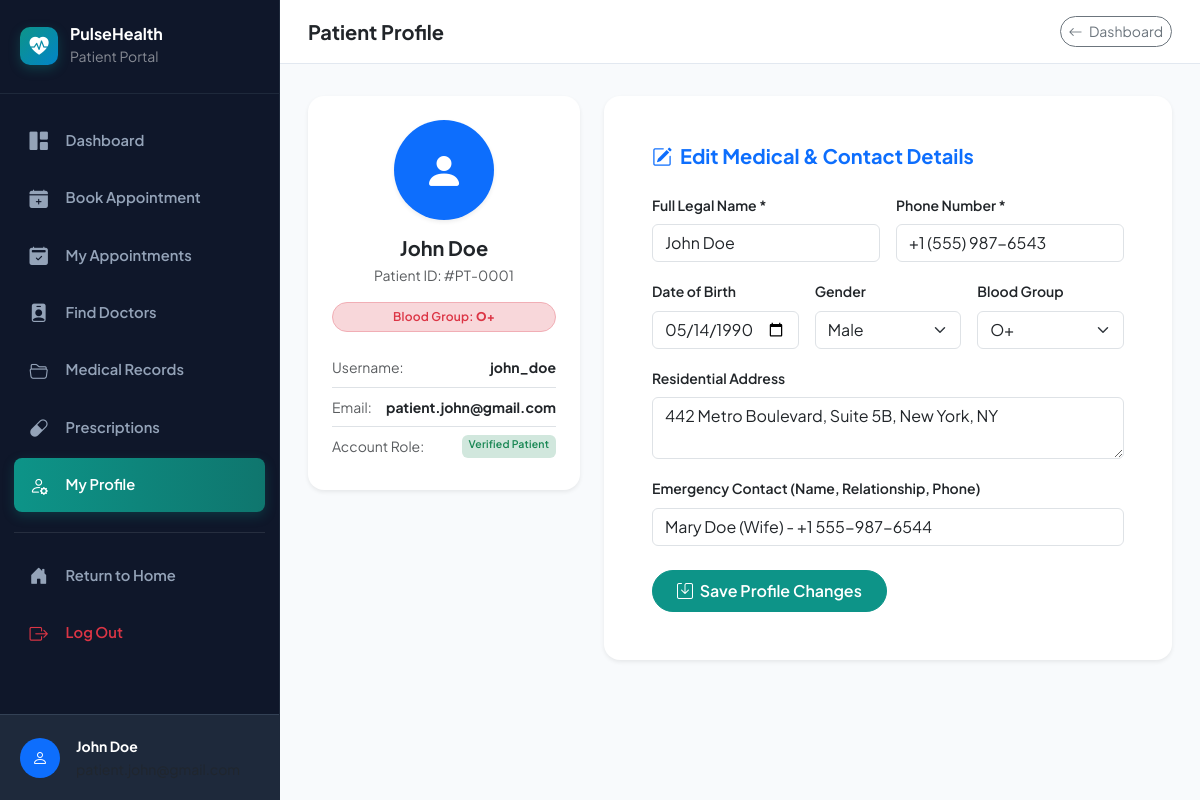
The page /patient/profile.php (signed in) on the database its author committed.
### tables this page shows
CREATE TABLE IF NOT EXISTS `patients` (
    `id` INT AUTO_INCREMENT PRIMARY KEY,
    `user_id` INT NOT NULL,
    `full_name` VARCHAR(100) NOT NULL,
    `dob` DATE NULL,
    `gender` ENUM('Male', 'Female', 'Other') DEFAULT 'Male',
    `phone` VARCHAR(20) NOT NULL,
    `blood_group` VARCHAR(5) DEFAULT 'O+',
    `address` TEXT NULL,
    `emergency_contact` VARCHAR(100) NULL,
    `created_at` TIMESTAMP DEFAULT CURRENT_TIMESTAMP,
    FOREIGN KEY (`user_id`) REFERENCES `users`(`id`) ON DELETE CASCADE
);

CREATE TABLE IF NOT EXISTS `users` (
    `id` INT AUTO_INCREMENT PRIMARY KEY,
    `username` VARCHAR(60) NOT NULL UNIQUE,
    `email` VARCHAR(100) NOT NULL UNIQUE,
    `password` VARCHAR(255) NOT NULL,
    `role` ENUM('admin', 'doctor', 'patient') NOT NULL,
    `status` ENUM('active', 'inactive') DEFAULT 'active',
    `created_at` TIMESTAMP DEFAULT CURRENT_TIMESTAMP
);

### patient/profile.php (the view, shortened to what this page needs)
<?php
require_once __DIR__ . '/../config/db.php';
$patientId = $_SESSION['patient_id'] ?? 0;
$patient = [];
try {
    $stmt = $pdo->prepare("SELECT p.*, u.email, u.username FROM patients p JOIN users u ON p.user_id = u.id WHERE p.id = ?");
    $stmt->execute([$patientId]);
    $patient = $stmt->fetch();
} catch (Exception $e) {
    $error = 'Could not load patient profile: ' . $e->getMessage();
}
include __DIR__ . '/../includes/header.php';
?>
<div class="portal-wrapper">
    <?php include __DIR__ . '/sidebar.php'; ?>
    <div class="portal-content">
        <header class="portal-topbar">
            <div class="d-flex align-items-center gap-3">
                <h5 class="mb-0 fw-bold text-dark">Patient Profile</h5>
            </div>
            <a href="dashboard.php" class="btn btn-sm btn-outline-secondary rounded-pill">
                <i class="bi bi-arrow-left me-1"></i> Dashboard
            </a>
        </header>
        <main class="portal-main">
            <div class="row g-4">
                <div class="col-lg-4">
                    <div class="card border-0 shadow-sm rounded-4 text-center p-4">
                        <div class="d-flex justify-content-center mb-3">
                            <div class="bg-primary text-white rounded-circle d-flex align-items-center justify-content-center fs-1 shadow-sm" style="width: 100px; height: 100px;">
                                <i class="bi bi-person-fill"></i>
                            </div>
                        </div>
                        <h5 class="fw-bold mb-1"><?= htmlspecialchars($patient['full_name'] ?? 'Patient') ?></h5>
                        <p class="text-muted small mb-3">Patient ID: #PT-<?= str_pad($patientId, 4, '0', STR_PAD_LEFT) ?></p>
                        <div class="badge bg-danger-subtle text-danger border border-danger-subtle px-3 py-2 rounded-pill mb-3">
                            Blood Group: <strong><?= htmlspecialchars($patient['blood_group'] ?? 'O+') ?></strong>
                        </div>
                        <ul class="list-group list-group-flush text-start small">
                            <li class="list-group-item d-flex justify-content-between px-0">
                                <span class="text-muted">Username:</span>
                                <strong><?= htmlspecialchars($patient['username'] ?? '') ?></strong>
                            </li>
                            <li class="list-group-item d-flex justify-content-between px-0">
                                <span class="text-muted">Email:</span>
                                <strong><?= htmlspecialchars($patient['email'] ?? '') ?></strong>
                            </li>
                            <li class="list-group-item d-flex justify-content-between px-0">
                                <span class="text-muted">Account Role:</span>
                                <span class="badge bg-success-subtle text-success">Verified Patient</span>
                            </li>
                        </ul>
                    </div>
                </div>
                <div class="col-lg-8">
                    <div class="card border-0 shadow-sm rounded-4 p-4 p-md-5">
                        <h5 class="fw-bold mb-4 text-primary"><i class="bi bi-pencil-square me-2"></i>Edit Medical & Contact Details</h5>
                        <form method="POST" action="profile.php">
                            <div class="row g-3">
                                <div class="col-md-6">
                                    <label class="form-label small fw-semibold">Full Legal Name *</label>
                                    <input type="text" name="full_name" class="form-control" required value="<?= htmlspecialchars($patient['full_name'] ?? '') ?>">
                                </div>
                                <div class="col-md-6">
                                    <label class="form-label small fw-semibold">Phone Number *</label>
                                    <input type="tel" name="phone" class="form-control" required value="<?= htmlspecialchars($patient['phone'] ?? '') ?>">
                                </div>
                                <div class="col-md-4">
                                    <label class="form-label small fw-semibold">Date of Birth</label>
                                    <input type="date" name="dob" class="form-control" value="<?= htmlspecialchars($patient['dob'] ?? '') ?>">
                                </div>
                                <div class="col-md-4">
                                    <label class="form-label small fw-semibold">Gender</label>
                                    <select name="gender" class="form-select">
                                        <option value="Male" <?= ($patient['gender'] ?? '') === 'Male' ? 'selected' : '' ?>>Male</option>
                                    </select>
                                </div>
                                <div class="col-md-4">
                                    <label class="form-label small fw-semibold">Blood Group</label>
                                    <select name="blood_group" class="form-select">
                                        <?php foreach (['A+', 'A-', 'B+', 'B-', 'AB+', 'AB-', 'O+', 'O-'] as $bg): ?>
                                            <option value="<?= $bg ?>" <?= ($patient['blood_group'] ?? '') === $bg ? 'selected' : '' ?>><?= $bg ?></option>
                                        <?php endforeach; ?>
                                    </select>
                                </div>
                                <div class="col-12">
                                    <label class="form-label small fw-semibold">Residential Address</label>
                                    <textarea name="address" class="form-control" rows="2"><?= htmlspecialchars($patient['address'] ?? '') ?></textarea>
                                </div>
                                <div class="col-12">
                                    <label class="form-label small fw-semibold">Emergency Contact (Name, Relationship, Phone)</label>
                                    <input type="text" name="emergency_contact" class="form-control" value="<?= htmlspecialchars($patient['emergency_contact'] ?? '') ?>">
                                </div>
                                <div class="col-12 mt-4">
                                    <button type="submit" class="btn btn-primary rounded-pill px-4 py-2 fw-semibold">
                                        <i class="bi bi-save me-1"></i> Save Profile Changes
                                    </button>
                                </div>
                            </div>
                        </form>
                    </div>
                </div>
            </div>
        </main>
    </div>
</div>
</body>
</html>

### assets/css/style.css (style rules this page uses)
:root { --primary: #0d9488; --primary-dark: #0f766e; --primary-light: #ccfbf1; --secondary: #0284c7; --secondary-dark: #0369a1; --accent: #f59e0b; --danger: #ef4444; --success: #10b981; --bg-main: #f8fafc; --card-bg: #ffffff; --text-dark: #0f172a; --text-muted: #64748b; --border-color: #e2e8f0; --radius-sm: 8px; --radius-md: 14px; --radius-lg: 20px; --shadow-sm: 0 1px 3px rgba(15, 23, 42, 0.06); --shadow-md: 0 4px 20px -2px rgba(15, 23, 42, 0.08); --shadow-lg: 0 12px 30px -4px rgba(15, 23, 42, 0.12); --transition: all 0.25s cubic-bezier(0.16, 1, 0.3, 1); }
body { font-family: 'Plus Jakarta Sans', -apple-system, BlinkMacSystemFont, "Segoe UI", Roboto, sans-serif; background-color: var(--bg-main); color: var(--text-dark); margin: 0; padding: 0; overflow-x: hidden; line-height: 1.6; }
.portal-wrapper { display: flex; min-height: 100vh; background: var(--bg-main); }
.portal-content { flex-grow: 1; display: flex; flex-direction: column; overflow-x: hidden; }
.portal-topbar { background: #ffffff; border-bottom: 1px solid var(--border-color); padding: 1rem 1.75rem; display: flex; align-items: center; justify-content: space-between; }
.portal-main { padding: 2rem 1.75rem; flex-grow: 1; }
.btn-primary { background-color: var(--primary); border-color: var(--primary); font-weight: 600; }
.badge { font-weight: 600; letter-spacing: 0.2px; }

### rows shown on the page
patients: full_name "John Doe", blood_group "O+", user.username "john_doe", user.email "patient.john@gmail.com", phone "+1 (555) 987-6543", dob "05/14/1990", gender "Male", address "442 Metro Boulevard, Suite 5B, New York, NY", emergency_contact "Mary Doe (Wife) - +1 555-987-6544"

### other values the page prints
APP_NAME "PulseHealth"
$patientName "John Doe"
str_pad($patientId, 4, '0', STR_PAD_LEFT) "0001"
